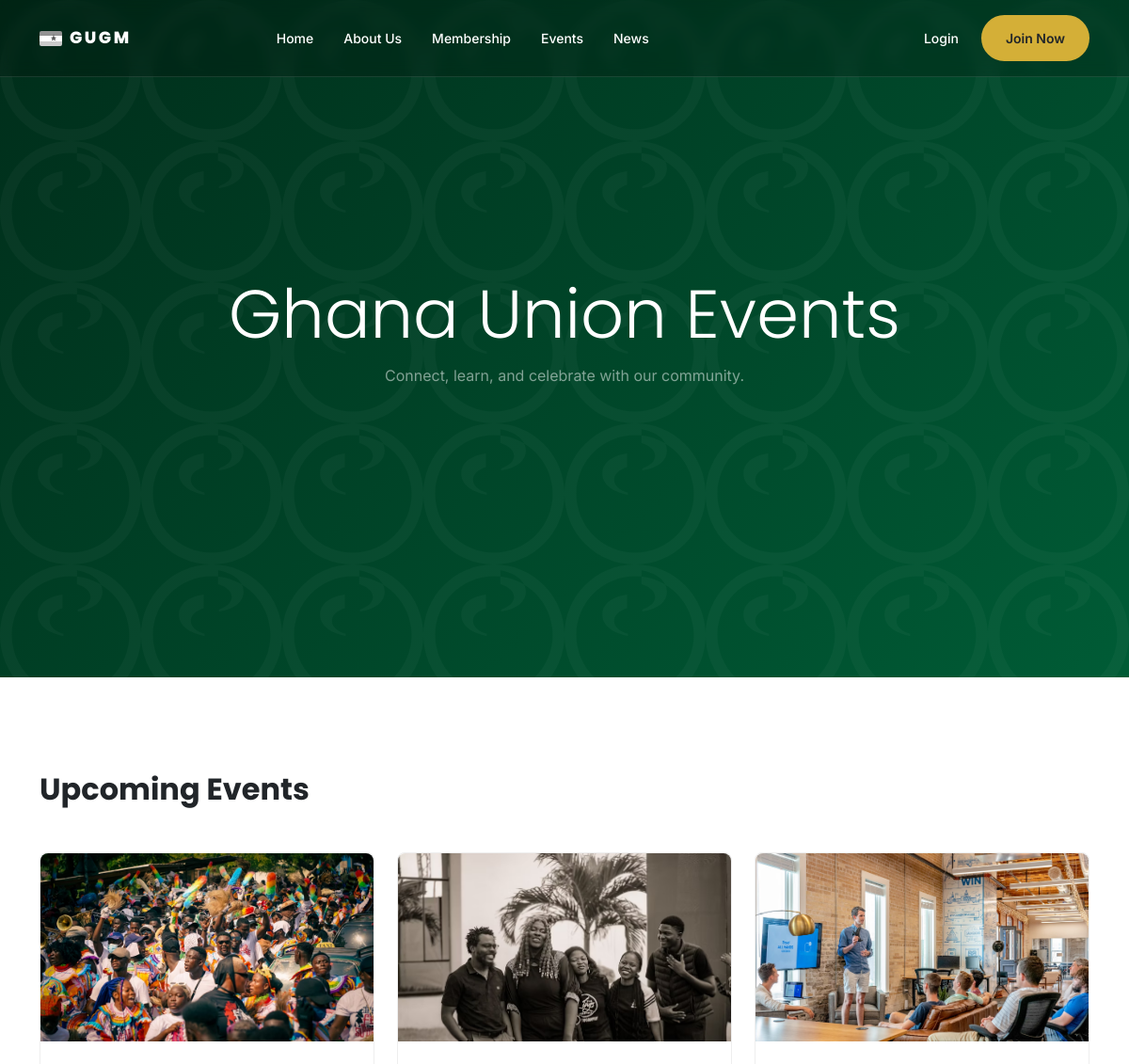
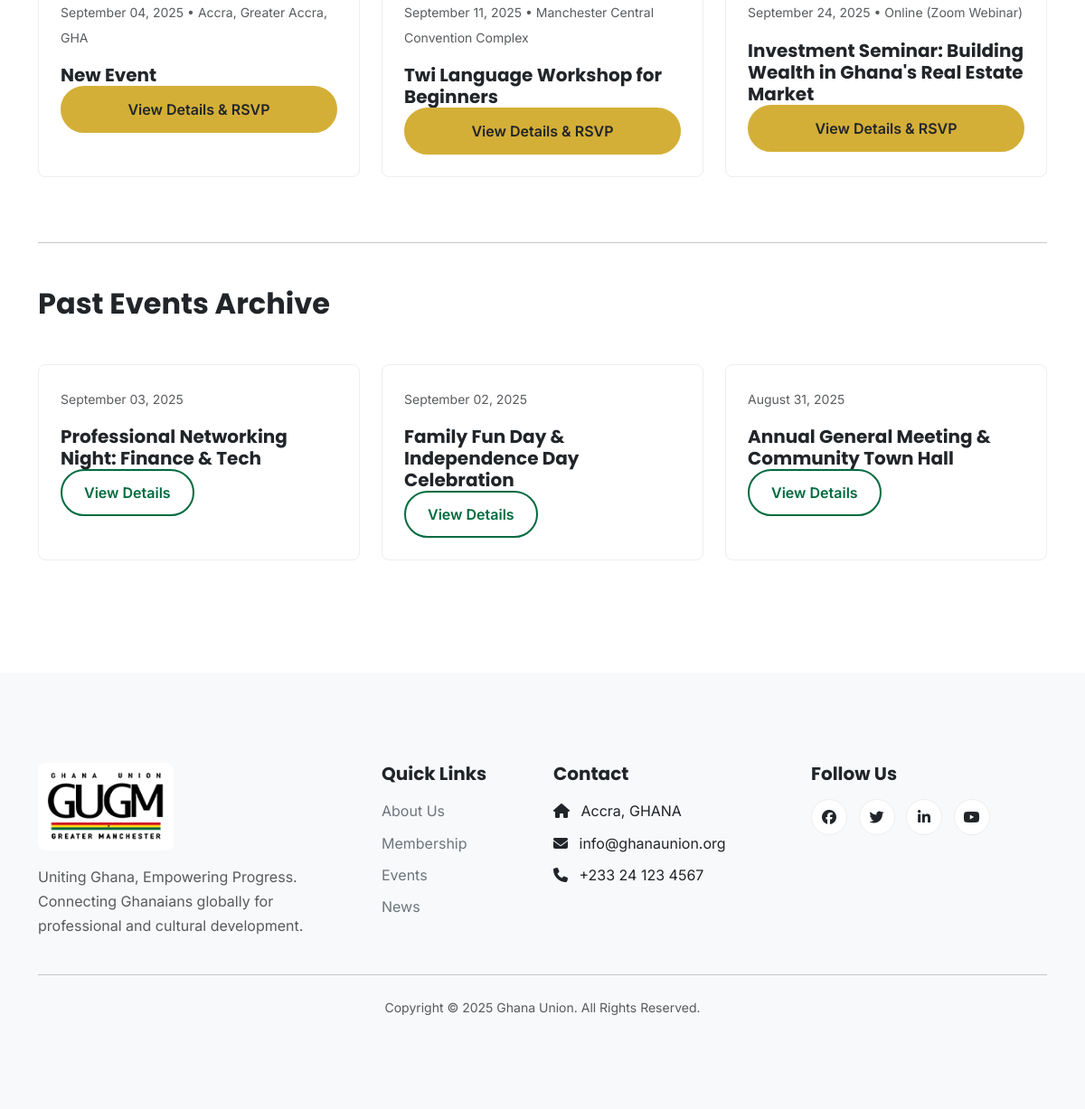
Screenshot of /events/ with the database file from the repository (2 pictures, top to bottom).
### apps/events/models.py (models this page shows, shortened)
class Event(models.Model):
    title = models.CharField(max_length=200)
    description = models.TextField()
    date_time = models.DateTimeField()
    location = models.CharField(max_length=200)
    featured_image = models.ImageField(upload_to='event_images/', help_text="Image should be 1200x800 pixels.")
    max_attendees = models.PositiveIntegerField(null=True, blank=True, help_text="Leave blank for unlimited.")
    registration_deadline = models.DateTimeField()
    created_by = models.ForeignKey(
        settings.AUTH_USER_MODEL,
        on_delete=models.SET_NULL,
        null=True,
        related_name='created_events'
    )
    attendees = models.ManyToManyField(
        settings.AUTH_USER_MODEL,
        related_name='attended_events',
        blank=True
    )
    created_at = models.DateTimeField(auto_now_add=True)
    updated_at = models.DateTimeField(auto_now=True)
    class Meta:
        ordering = ['date_time']

### apps/events/views.py (the view)
# urls.py: path('', views.EventListView.as_view(), name='list'),
class EventListView(ListView):
    model = Event
    template_name = 'pages/event_list.html'
    context_object_name = 'events'
    paginate_by = 9
    def get_queryset(self):
        query = self.request.GET.get('q')
        if query:
            return Event.objects.filter(title__icontains=query).order_by('date_time')
        return Event.objects.all().order_by('date_time')
    def get_context_data(self, **kwargs):
        context = super().get_context_data(**kwargs)
        now = timezone.now()
        all_events = self.get_queryset()
        context['upcoming_events'] = all_events.filter(date_time__gte=now)
        context['past_events'] = all_events.filter(date_time__lt=now).order_by('-date_time')
        return context

### templates/pages/event_list.html (shortened to what this page needs)
{% extends 'base.html' %}
{% block content %}
<section class="visual-hero animated-gradient-hero">
    <div class="container h-100">
        <div class="row h-100 align-items-center justify-content-center">
            <div class="col-lg-8">
                <h1 class="display-2 text-white animate-hero">Ghana Union Events</h1>
                <p class="lead-text text-white-50 animate-hero" style="animation-delay: 0.2s;">
                    Connect, learn, and celebrate with our community.
                </p>
            </div>
        </div>
    </div>
</section>
<section class="section-padding">
    <div class="container">
        <h2 class="mb-5">Upcoming Events</h2>
        <div class="row">
            {% for event in upcoming_events %}
            <div class="col-md-4 mb-4">
                <div class="list-card h-100">
                    <img src="{{ event.featured_image.url }}" class="card-img-top" alt="{{ event.title }}" style="height: 200px; object-fit: cover;">
                    <div class="card-body d-flex flex-column">
                        <p class="card-text text-muted"><small>{{ event.date_time|date:"F d, Y" }} &bull; {{ event.location }}</small></p>
                        <h5 class="card-title">{{ event.title }}</h5>
                        <a href="{% url 'events:detail' event.pk %}" class="btn btn-primary mt-auto">View Details & RSVP</a>
                    </div>
                </div>
            </div>
            {% empty %}
            <div class="col"><p class="lead-text">No upcoming events are scheduled at this time.</p></div>
            {% endfor %}
        </div>
        {% if past_events %}
        <hr class="my-5">
        <h2 class="mb-5">Past Events Archive</h2>
        <div class="row">
            {% for event in past_events %}
            <div class="col-md-4 mb-4">
                <div class="list-card h-100">
                    <div class="card-body">
                        <p class="card-text text-muted"><small>{{ event.date_time|date:"F d, Y" }}</small></p>
                        <h5 class="card-title">{{ event.title }}</h5>
                        <a href="{% url 'events:detail' event.pk %}" class="btn btn-outline-secondary mt-auto">View Details</a>
                    </div>
                </div>
            </div>
            {% endfor %}
        </div>
        {% endif %}
    </div>
</section>
{% endblock %}

### templates/base.html (shortened to what this page needs)
{% load static %}
<!DOCTYPE html>
<html lang="en">
<head>
    <link href="https://cdn.jsdelivr.net/npm/bootstrap@5.3.2/dist/css/bootstrap.min.css" rel="stylesheet">
    <link rel="stylesheet" href="https://cdnjs.cloudflare.com/ajax/libs/font-awesome/6.5.1/css/all.min.css" />
    <link rel="stylesheet" href="{% static 'css/main.css' %}">
</head>
<body>
    {% include 'components/header.html' %}
    <main>
        {% block content %}{% endblock content %}
    </main>
    {% include 'components/footer.html' %}
</body>
</html>

### templates/components/header.html (shortened to what this page needs)
{% load static %}
<header>
    <nav class="navbar navbar-expand-lg fixed-top" id="mainNav">
        <div class="container">
            <a class="navbar-brand" href="{% url 'home' %}">
                <div class="ghana-flag"></div>
                <span class="letter-g1">G</span><span class="letter-u">U</span><span class="letter-g2">G</span><span class="letter-m">M</span>
            </a>
            <div class="collapse navbar-collapse" id="main-nav">
                <ul class="navbar-nav mx-auto mb-2 mb-lg-0">
                    <li class="nav-item"><a class="nav-link" href="{% url 'home' %}">Home</a></li>
                    <li class="nav-item"><a class="nav-link" href="#">About Us</a></li>
                    <li class="nav-item"><a class="nav-link" href="{% url 'membership:plans' %}">Membership</a></li>
                    <li class="nav-item"><a class="nav-link" href="{% url 'events:list' %}">Events</a></li>
                    <li class="nav-item"><a class="nav-link" href="{% url 'news:list' %}">News</a></li>
                </ul>
                <ul class="navbar-nav ms-auto mb-2 mb-lg-0 d-flex align-items-center">
                    {% if user.is_authenticated %}
                        <li class="nav-item dropdown">
                            <a class="nav-link dropdown-toggle" href="#" id="navbarDropdown" role="button" data-bs-toggle="dropdown" aria-expanded="false">
                                <i class="fa-solid fa-user me-1"></i> {{ user.first_name|default:user.username }}
                            </a>
                            <ul class="dropdown-menu dropdown-menu-end" aria-labelledby="navbarDropdown">
                                <li><a class="dropdown-item" href="{% url 'profile' %}">My Profile</a></li>
                                <li><hr class="dropdown-divider"></li>
                                <li><a class="dropdown-item" href="{% url 'account_logout' %}">Logout</a></li>
                            </ul>
                        </li>
                    {% else %}
                        <li class="nav-item">
                            <a href="{% url 'account_login' %}" class="nav-link me-3">Login</a>
                        </li>
                        <li class="nav-item">
                            <a href="{% url 'account_signup' %}" class="btn btn-primary btn-sm">Join Now</a>
                        </li>
                    {% endif %}
                </ul>
            </div>
        </div>
    </nav>
</header>

### templates/components/footer.html
{% load static %}
<footer class="section-padding">
    <div class="container">
        <div class="row">
            <div class="col-lg-4 mb-5 mb-lg-0">
                <img src="{% static 'images/cardlogo.png' %}" alt="Ghana Union Greater Manchester Logo" class="footer-logo mb-3">
                <p class="text-muted">Uniting Ghana, Empowering Progress. Connecting Ghanaians globally for professional and cultural development.</p>
            </div>
            <div class="col-lg-2 col-md-4 mb-5 mb-lg-0">
                <h5>Quick Links</h5>
                <ul class="list-unstyled footer-links">
                    <li><a href="#">About Us</a></li>
                    <li><a href="{% url 'membership:plans' %}">Membership</a></li>
                    <li><a href="{% url 'events:list' %}">Events</a></li>
                    <li><a href="{% url 'news:list' %}">News</a></li>
                </ul>
            </div>
            <div class="col-lg-3 col-md-4 mb-5 mb-lg-0">
                <h5>Contact</h5>
                <ul class="list-unstyled footer-links">
                    <li><i class="fas fa-home me-2"></i> Accra, GHANA</li>
                    <li><i class="fas fa-envelope me-2"></i> info@ghanaunion.org</li>
                    <li><i class="fas fa-phone me-2"></i> +233 24 123 4567</li>
                </ul>
            </div>
            <div class="col-lg-3 col-md-4">
                <h5>Follow Us</h5>
                <div class="social-icons">
                    <a href="#"><i class="fab fa-facebook"></i></a>
                    <a href="#"><i class="fab fa-twitter"></i></a>
                    <a href="#"><i class="fab fa-linkedin-in"></i></a>
                    <a href="#"><i class="fab fa-youtube"></i></a>
                </div>
            </div>
        </div>
        <hr class="my-4">
        <div class="row">
            <div class="col-12 text-center">
                <p class="mb-0 small text-muted">Copyright &copy; {% now "Y" %} Ghana Union. All Rights Reserved.</p>
            </div>
        </div>
    </div>
</footer>

### static/css/main.css (style rules this page uses)
:root { --ghana-gold: #D4AF37; --ghana-green: #006B3F; --ghana-red: #CE1126; --white: #ffffff; --gray-100: #f8f9fa; --charcoal: #212529; --gray-700: #6c757d; --primary: var(--ghana-gold); --secondary: var(--ghana-green); --success: var(--ghana-green); --danger: var(--ghana-red); --font-family-sans-serif: 'Inter', sans-serif; --font-family-headings: 'Poppins', sans-serif; --box-shadow-sm: 0 .125rem .25rem rgba(0, 0, 0, .075); --box-shadow: 0 .5rem 1rem rgba(0, 0, 0, .15); --border-radius: 0.5rem; }
body { font-family: var(--font-family-sans-serif); color: var(--charcoal); line-height: 1.7; }
h1, h2, h3, h4, h5, h6 { font-family: var(--font-family-headings); font-weight: 700; }
a { color: var(--secondary); text-decoration: none; transition: all 0.3s ease-in-out; }
.btn { border-radius: 50px; font-weight: 600; padding: .75rem 1.5rem; transition: all 0.3s ease-in-out; border-width: 2px; }
.btn-primary { background-color: var(--primary); border-color: var(--primary); color: var(--charcoal) !important; }
.btn-outline-secondary { border-color: var(--secondary); color: var(--secondary); }
.list-card { border: 1px solid #eee; border-radius: var(--border-radius); background-color: var(--white); transition: all 0.3s ease-in-out; box-shadow: none; }
.list-card .card-img-top { border-top-left-radius: var(--border-radius); border-top-right-radius: var(--border-radius); }
.list-card .card-body { padding: 1.5rem; }
.navbar { padding: 1rem 0; transition: all 0.3s ease-in-out; z-index: 1030; background-color: rgba(0, 0, 0, 0.2); -webkit-backdrop-filter: blur(8px); backdrop-filter: blur(8px); border-bottom: 1px solid rgba(255, 255, 255, 0.1); }
.navbar .navbar-brand { display: flex; align-items: center; gap: 0.5rem; font-family: var(--font-family-headings); font-weight: 800; font-size: 1.1rem; letter-spacing: -5.5px; padding: 0; line-height: 1; transition: all 0.3s ease-in-out; }
.ghana-flag { width: 1.5rem; height: 1rem; border-radius: 2px; position: relative; overflow: hidden; transition: all 0.3s ease-in-out; filter: grayscale(100%) brightness(2.5); }
.ghana-flag::before { content: ''; position: absolute; top: 0; left: 0; right: 0; bottom: 0; background: linear-gradient( to bottom, var(--ghana-red) 0%, var(--ghana-red) 33.3%, var(--ghana-gold) 33.3%, var(--ghana-gold) 66.6%, var(--ghana-green) 66.6%, var(--ghana-green) 100% ); }
.ghana-flag::after { content: '★'; position: absolute; top: 50%; left: 50%; transform: translate(-50%, -50%); color: var(--charcoal); font-size: 0.6rem; line-height: 1; }
.navbar-brand span { display: inline-block; transition: color 0.3s ease-in-out; color: var(--white); }
.navbar .nav-link { font-weight: 500; color: var(--white); margin: 0 0.5rem; font-size: .875rem; }
footer { background-color: var(--gray-100); color: var(--charcoal); }
.footer-logo { max-width: 150px; background-color: var(--white); padding: 10px; border-radius: var(--border-radius); }
footer h5 { font-weight: 700; margin-bottom: 1rem; color: var(--charcoal); }
.footer-links li { margin-bottom: 0.5rem; }
.footer-links a { color: var(--gray-700); }
.social-icons a { display: inline-flex; align-items: center; justify-content: center; width: 40px; height: 40px; border-radius: 50%; background-color: var(--white); color: var(--charcoal); margin-right: 0.5rem; border: 1px solid #eee; }
.visual-hero { height: 90vh; min-height: 600px; display: flex; align-items: center; text-align: center; color: var(--white); }
.visual-hero h1 { font-weight: 300; line-height: 1.2; color: var(--white); }
.animated-gradient-hero { background-image: url('../images/adinkra-pattern.svg'), linear-gradient(-45deg, var(--ghana-red), var(--ghana-gold), var(--ghana-green), #002d1a); background-size: 150px, 400% 400%; background-repeat: repeat, no-repeat; animation: gradientAnimation 15s ease infinite; }
.section-padding { padding: 100px 0; }
.animate-hero { opacity: 0; animation: fadeInUp 0.8s ease-out forwards; }
.animate-hero:nth-child(1) { animation-delay: 0.2s; }
.animate-hero:nth-child(2) { animation-delay: 0.4s; }

### rows the page displays
Event: featured_image (picture), date_time "September 04, 2025", location "Accra, Greater Accra, GHA", title "New Event"
Event: featured_image (picture), date_time "September 11, 2025", location "Manchester Central Convention Complex", title "Twi Language Workshop for Beginners"
Event: featured_image (picture), date_time "September 24, 2025", location "Online (Zoom Webinar)", title "Investment Seminar: Building Wealth in Ghana's Real Estate Market"
Event: date_time "September 03, 2025", title "Professional Networking Night: Finance & Tech"
Event: date_time "September 02, 2025", title "Family Fun Day & Independence Day Celebration"
Event: date_time "August 31, 2025", title "Annual General Meeting & Community Town Hall"
